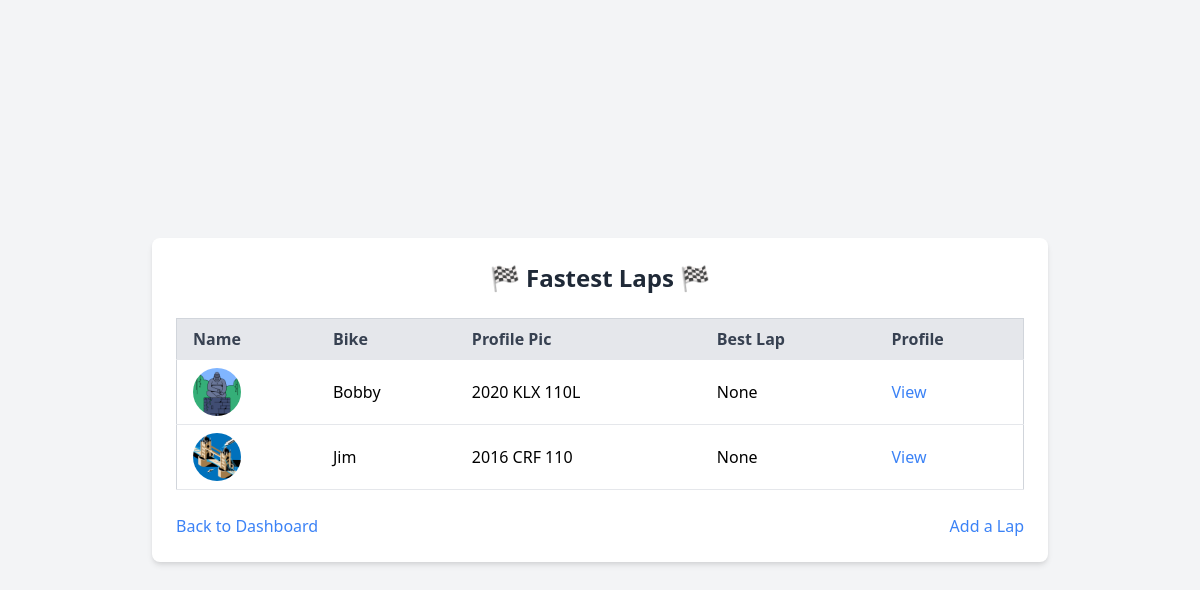
/leaderboard (signed in), run on an earlier commit of the app's database.
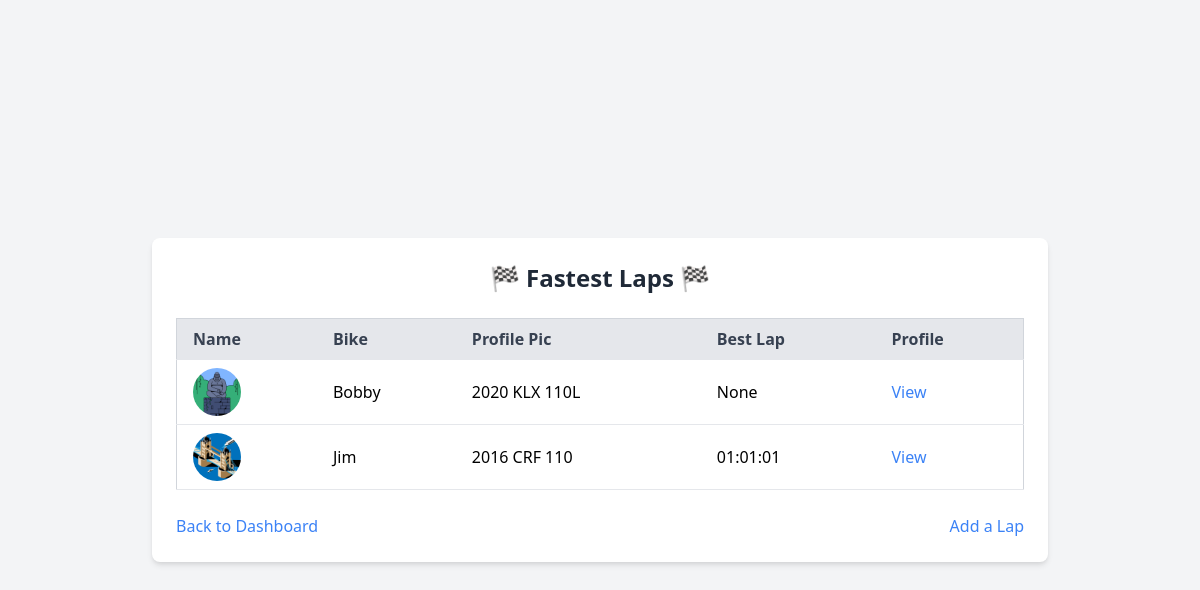
And on a later commit of the database.
### tables this page shows
CREATE TABLE riders (
                id INTEGER PRIMARY KEY AUTOINCREMENT,
                user_id INTEGER,
                name TEXT NOT NULL,
                profile_pic TEXT,
                bike TEXT,
                best_lap TEXT,
                FOREIGN KEY (user_id) REFERENCES users(id)
            );

### routes.py (the view)
@routes.route('/leaderboard')
@login_required
def leaderboard():
    conn = get_connection()
    cursor = conn.cursor()
    cursor.execute("SELECT * FROM riders ORDER BY best_lap ASC")
    riders = cursor.fetchall()
    return render_template('leaderboard.html', riders=riders)

### app.py (called while the page is built)
@login_manager.user_loader
def load_user(user_id):
    return User.get(user_id)

### db.py (called while the page is built)
def get_connection():
    conn = sqlite3.connect(DB_NAME)
    conn.row_factory = sqlite3.Row
    return conn

### user.py (called while the page is built)
def get_connection():
    conn = sqlite3.connect(DB_NAME)
    conn.row_factory = sqlite3.Row
    return conn

    @staticmethod
    def get(user_id):
        with get_connection() as conn:
            cursor = conn.cursor()
            cursor.execute("SELECT * FROM users WHERE id = ?", (user_id,))
            row = cursor.fetchone()
            if row:
                return User(row["id"], row["username"], row["password"])
            return None

### templates/leaderboard.html
<!DOCTYPE html>
<html lang="en">
<head>
  <link href="https://cdn.jsdelivr.net/npm/tailwindcss@2.2.19/dist/tailwind.min.css" rel="stylesheet">
</head>
<body class="bg-gray-100 min-h-screen flex flex-col items-center justify-center px-4 py-8">
  <div class="bg-white shadow-md rounded-lg p-6 w-full max-w-4xl">
    <h1 class="text-2xl font-bold text-gray-800 mb-6 text-center">🏁 Fastest Laps 🏁</h1>
    <div class="overflow-x-auto">
      <table class="min-w-full bg-white border border-gray-300 rounded-md">
        <thead>
          <tr class="bg-gray-200 text-gray-700">
            <th class="py-2 px-4 border-b text-left">Name</th>
            <th class="py-2 px-4 border-b text-left">Bike</th>
            <th class="py-2 px-4 border-b text-left">Profile Pic</th>
            <th class="py-2 px-4 border-b text-left">Best Lap</th>
            <th class="py-2 px-4 border-b text-left">Profile</th>
          </tr>
        </thead>
        <tbody>
          {% for rider in riders %}
          <tr class="hover:bg-gray-50">
            <td class="py-2 px-4 border-b">
                {% if rider.profile_pic %}
                  <img src="{{ url_for('static', filename=rider.profile_pic) }}" alt="Profile Picture" class="w-12 h-12 object-cover rounded-full">
                {% else %}
                  <img src="{{ url_for('static', filename='profile_pics/sampleUser.jpg') }}" alt="Default Profile Picture" class="w-12 h-12 object-cover rounded-full">
                {% endif %}
            </td>
            <td class="py-2 px-4 border-b">{{ rider.name }}</td>
            <td class="py-2 px-4 border-b">{{ rider.bike }}</td>
            <td class="py-2 px-4 border-b">{{ rider.best_lap }}</td>
            <td class="py-2 px-4 border-b">
              <a href="/rider/{{ rider.id }}" class="text-blue-500 hover:underline">View</a>
            </td>
          </tr>
          {% endfor %}
        </tbody>
      </table>
    </div>
    <div class="mt-6 flex justify-between text-blue-500">
      <a href="/dashboard" class="hover:underline">Back to Dashboard</a>
      <a href="/add_lap" class="hover:underline">Add a Lap</a>
    </div>
  </div>
</body>

What changed in the data, as far as the page shows it:
changed riders "Jim": best_lap "None" → "01:01:01"
